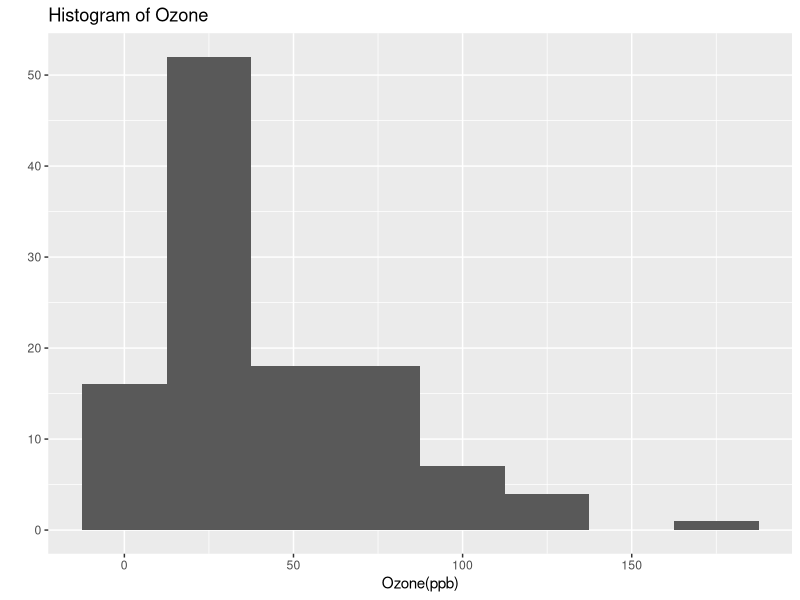
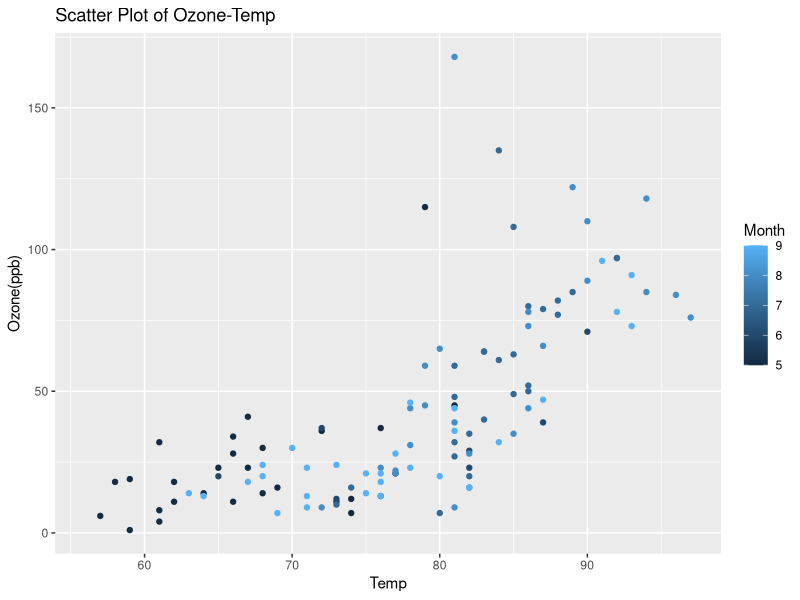
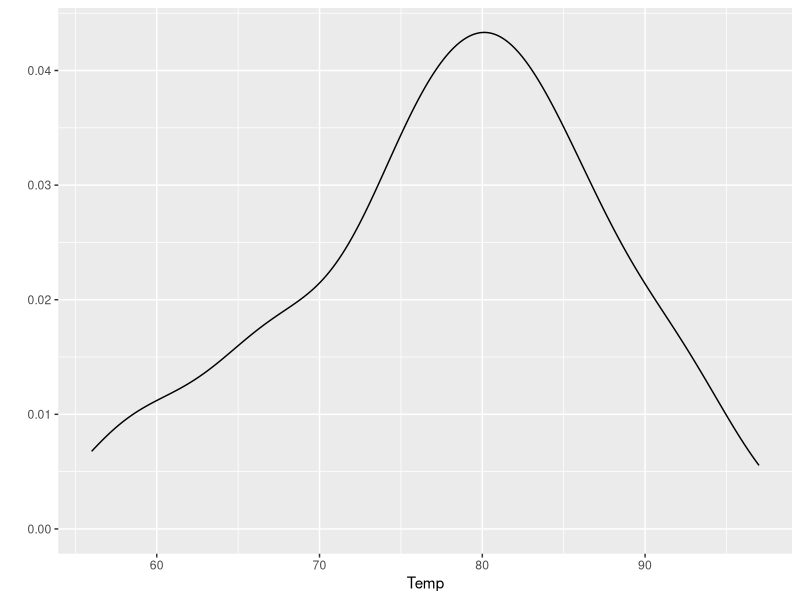
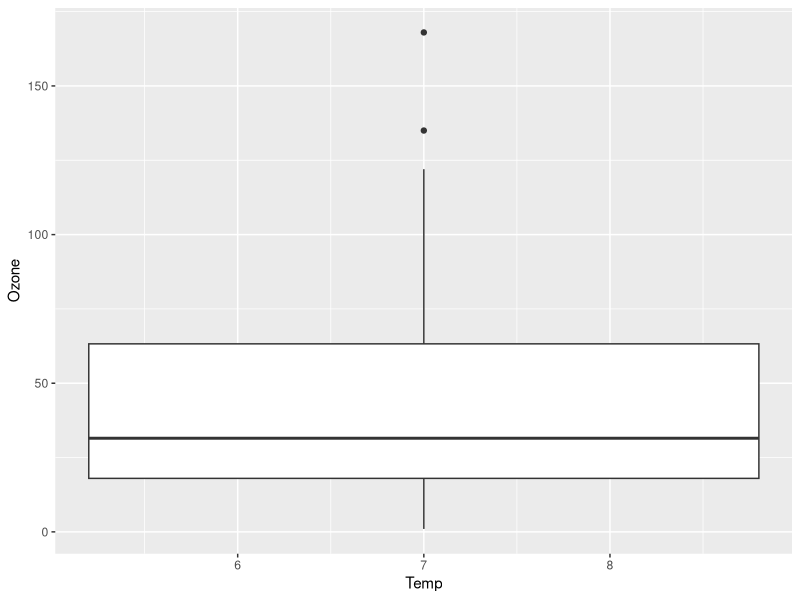
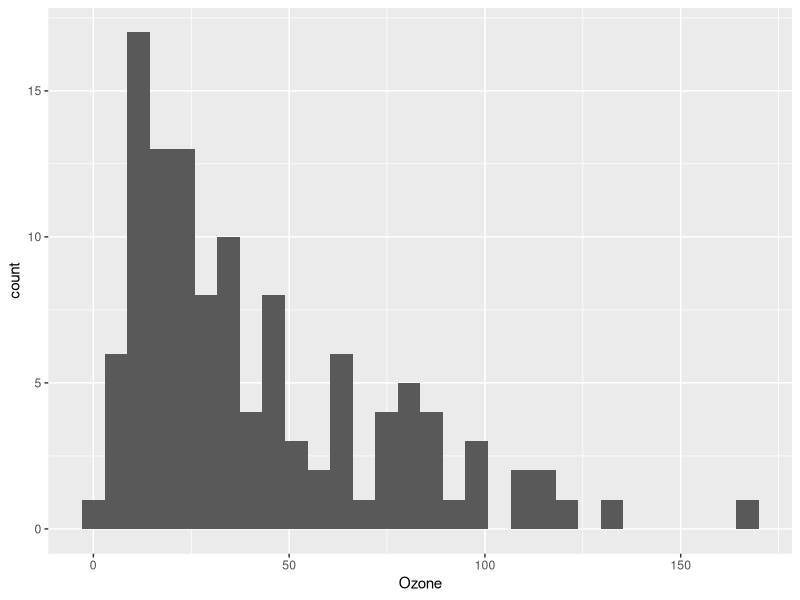
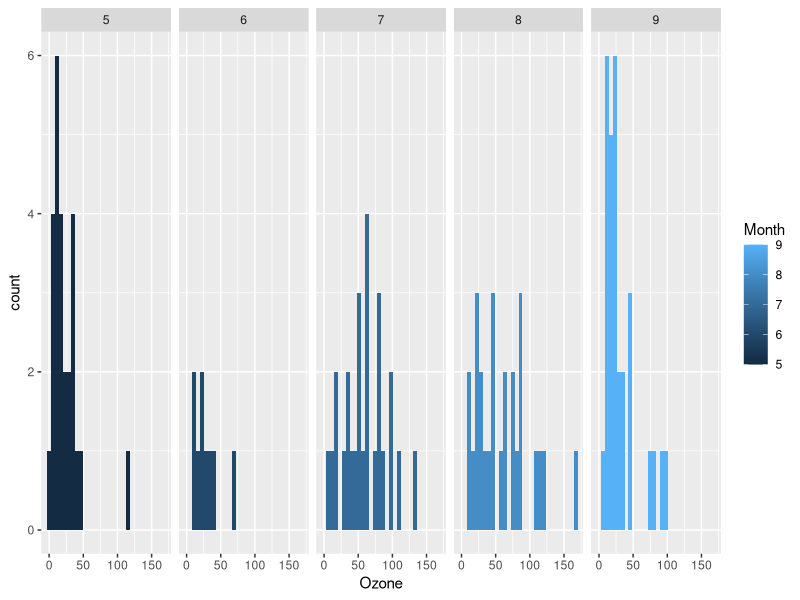
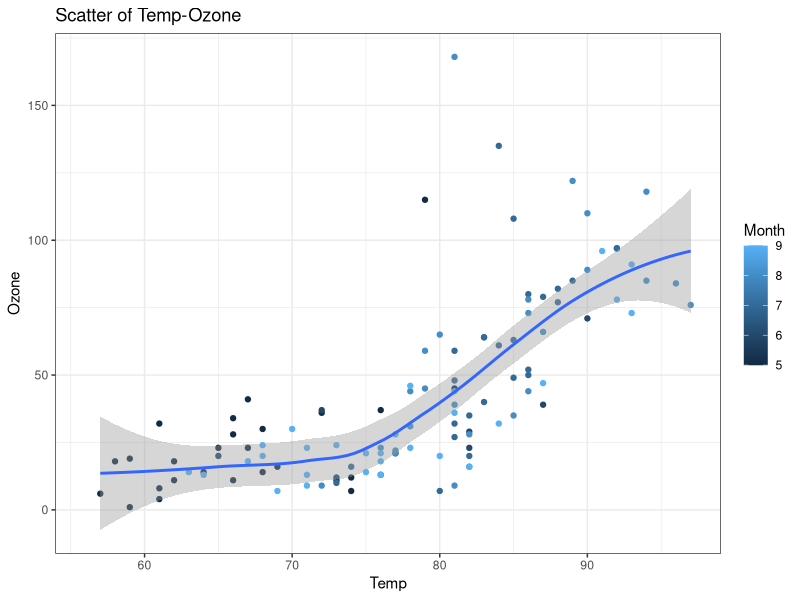
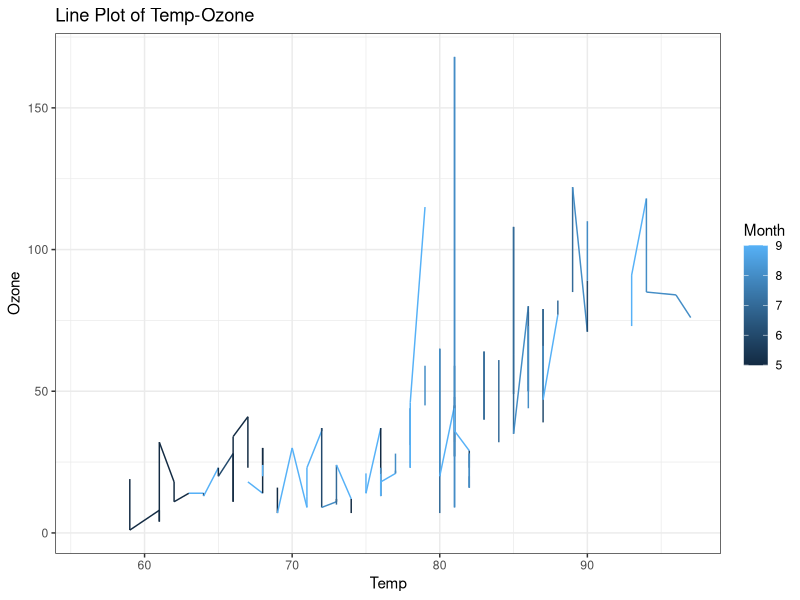

Write R code to recreate these figures, in order.
library(ggplot2)

airquality

qplot(x=Ozone,                      
      data=airquality,              
      geom="histogram",             # 圖形=histogram
      main = "Histogram of Ozone",  
      xlab="Ozone(ppb)",            
      binwidth = 25,                # 每25單位為一區隔
      fill= Month                   # 以顏色標註月份，複合式的直方圖
)


qplot(x=Temp,                               
      y=Ozone,                              
      data=airquality,                      
      geom="point",                         # 圖形=scatter plot
      main = "Scatter Plot of Ozone-Temp",  
      xlab="Temp",                          
      ylab="Ozone(ppb)",                    
      color= Month                          # 以顏色標註月份，複合式的散布圖
)

qplot(x=Temp,                             
      data=airquality,                     
      geom="density",        # 圖形=density
      xlab="Temp",                         
      color= Month           # 以顏色標註月份，複合式的機率密度圖
)

qplot(x=Month,                               
      y=Ozone,
      data=airquality,                     
      geom="boxplot",       # 圖形=boxplot
      xlab="Temp",                          
      color= Month          # 以顏色標註月份，複合式的合鬚圖
)


canvas <- ggplot(data=airquality)


canvas +
  # 以直方圖的圖形呈現資料
  geom_histogram(aes(x=Ozone,     # X 放Ozone
                     fill=Month   # 根據月份顯示不同的顏色   
  ) 
  )     


canvas +
  # 以直方圖的圖形呈現資料
  geom_histogram(aes(x=Ozone,
                     fill=Month)  # 以粉紅色填滿         
  ) +
  
  # 用facet()，分別各畫一張各月份的直方圖
  facet_grid(.~Month)   # 因為Month放在右邊，故圖片以水平方向呈現


# 準備畫布
ggplot(data=airquality) +   
  
  # 散布圖對應的函式是geom_point()
  geom_point(aes(x=Temp,  # 用aes()，描繪散布圖內的各種屬性
                 y=Ozone,
                 main="Scatter Plot of Ozone-Temp",
                 color=Month) 
  ) + 
  # 用geom_smooth()加上趨勢線
  geom_smooth(aes(x=Temp,
                  y=Ozone)) +
  
  # 用labs()，進行文字上的標註(Annotation)
  labs(title="Scatter of Temp-Ozone",
       x="Temp",
       y="Ozone") +
  
  # 用theme_bw(background white)，改變主題背景成白色
  # 更多背景設定： http://docs.ggplot2.org/current/ggtheme.html            
  theme_bw()          


ggplot(data=airquality) +   
  
  # 要畫線的話，對應的函式是geom_line()
  geom_line(aes(x=Temp,  
                y=Ozone,
                color=Month) 
  ) +
  
  # 用labs()，進行文字上的標註(Annotation)
  labs(title="Line Plot of Temp-Ozone",
       x="Temp",
       y="Ozone") +
  
  theme_bw()


ggplot(data=airquality) +   
  
  # 散布圖對應的函式是geom_point()
  geom_point(aes(x=Temp,  
                 y=Ozone,
                 main="Scatter Plot of Ozone-Temp",
                 color=Month) 
  ) + 
  # 要畫線的話，對應的函式是geom_line()
  geom_line(aes(x=Temp,  
                y=Ozone,
                color=Month) 
  ) + 
  
  # 用labs()，進行文字上的標註(Annotation)
  labs(title="Combination of Scatter and Line Plots",
       x="Temp",
       y="Ozone") +
  
  theme_bw()


# 自己定義一筆新的資料
df <- data.frame(sex=c("child", "teen", "adult", "old man"),
                 perc=c(21,53,85,8)
)

#準備畫布
ggplot(data=df) +
  
  # 先畫bar plot
  geom_bar(aes(x=factor(1),
               y=perc,
               fill=sex),
           stat = "identity"
  ) +
  
  # 再沿著Y，轉軸成圓餅圖
  coord_polar("y", start=0)

